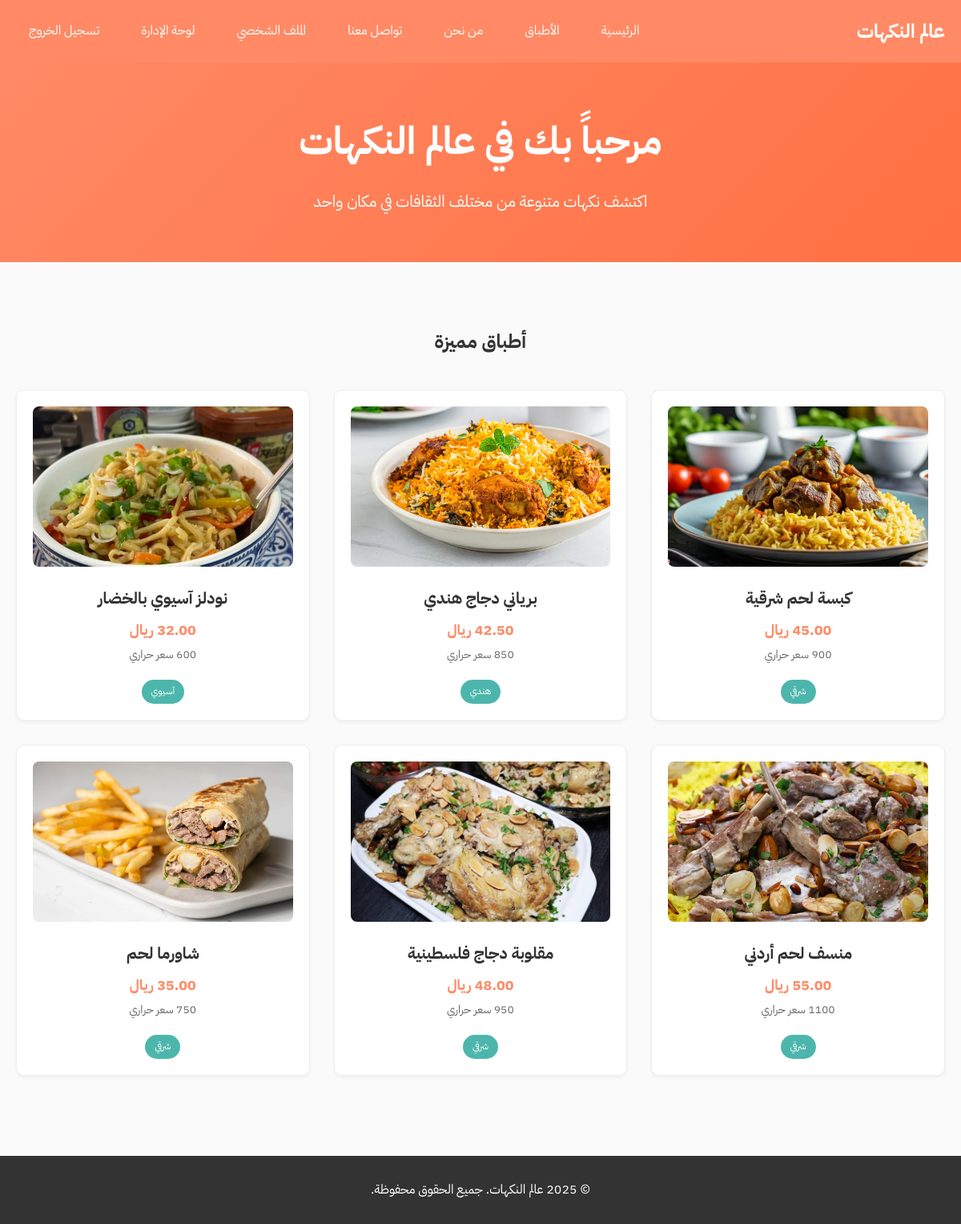
The page / (signed in) on the database its author committed.
### tables this page shows
CREATE TABLE IF NOT EXISTS dishes (
    id INT AUTO_INCREMENT PRIMARY KEY,
    name VARCHAR(150) NOT NULL,
    price DECIMAL(8,2) NOT NULL,
    calories INT NOT NULL,
    cuisine_type VARCHAR(50) NOT NULL,
    description TEXT,
    image VARCHAR(255),
    created_at DATETIME DEFAULT CURRENT_TIMESTAMP
);

### index.php (the view, shortened to what this page needs)
<?php
require_once 'database.php';
$stmt = $pdo->query("SELECT * FROM dishes ORDER BY created_at DESC LIMIT 6");
$featured_dishes = $stmt->fetchAll();
?>
<!DOCTYPE html>
<html lang="ar" dir="rtl">
<head>
    <link rel="stylesheet" href="assets/css/style.css">
</head>
<body>
    <header>
        <nav>
            <div class="logo">عالم النكهات</div>
            <ul>
                <li><a href="index.php">الرئيسية</a></li>
                <li><a href="content.php">الأطباق</a></li>
                <li><a href="about.php">من نحن</a></li>
                <li><a href="contact.php">تواصل معنا</a></li>
                <?php if (isset($_SESSION['user_id'])): ?>
                    <li><a href="profile.php">الملف الشخصي</a></li>
                    <?php if ($_SESSION['username'] === 'admin'): ?>
                        <li><a href="admin/index.php">لوحة الإدارة</a></li>
                    <?php endif; ?>
                    <li><a href="logout.php">تسجيل الخروج</a></li>
                <?php else: ?>
                    <li><a href="login.php">تسجيل الدخول</a></li>
                    <li><a href="register.php">إنشاء حساب</a></li>
                <?php endif; ?>
            </ul>
        </nav>
    </header>
    <div class="hero">
        <h1>مرحباً بك في عالم النكهات</h1>
        <p>اكتشف نكهات متنوعة من مختلف الثقافات في مكان واحد</p>
    </div>
    <div class="container">
        <h2 style="text-align: center; margin-bottom: 30px; color: #333;">أطباق مميزة</h2>
        <div class="dishes-grid">
            <?php foreach ($featured_dishes as $dish): ?>
                <div class="dish-card">
                    <img src="<?php echo htmlspecialchars($dish['image']); ?>" alt="<?php echo htmlspecialchars($dish['name']); ?>">
                    <div class="dish-name"><?php echo htmlspecialchars($dish['name']); ?></div>
                    <div class="dish-price"><?php echo number_format($dish['price'], 2); ?> ريال</div>
                    <div class="dish-calories"><?php echo $dish['calories']; ?> سعر حراري</div>
                    <span class="dish-type"><?php echo htmlspecialchars($dish['cuisine_type']); ?></span>
                </div>
            <?php endforeach; ?>
        </div>
    </div>
    <footer>
        <p>&copy; 2025 عالم النكهات. جميع الحقوق محفوظة.</p>
    </footer>
</body>
</html>

### assets/css/style.css (style rules this page uses)
* { margin: 0; padding: 0; box-sizing: border-box; }
body { font-family: 'IBM Plex Sans Arabic', sans-serif; background-color: #fafafa; color: #222; line-height: 1.6; }
header { background-color: #FF8A65; padding: 20px 0; color: #fff; box-shadow: 0 2px 4px rgba(0,0,0,0.1); }
nav { max-width: 1200px; margin: 0 auto; padding: 0 20px; display: flex; justify-content: space-between; align-items: center; flex-wrap: wrap; }
.logo { font-size: 24px; font-weight: bold; }
nav ul { list-style: none; display: flex; gap: 20px; flex-wrap: wrap; }
nav ul li a { color: #fff; text-decoration: none; padding: 8px 16px; border-radius: 5px; transition: background-color 0.2s; }
.container { max-width: 1200px; margin: 0 auto; padding: 40px 20px; }
.hero { text-align: center; padding: 60px 20px; background: linear-gradient(135deg, #FF8A65 0%, #FF7043 100%); color: #fff; margin-bottom: 40px; }
.hero h1 { font-size: 48px; margin-bottom: 20px; }
.hero p { font-size: 20px; max-width: 600px; margin: 0 auto; }
.dishes-grid { display: grid; grid-template-columns: repeat(auto-fill, minmax(280px, 1fr)); gap: 30px; margin-top: 40px; }
.dish-card { background: #fff; border: 1px solid #eee; border-radius: 10px; padding: 20px; text-align: center; transition: transform 0.2s, box-shadow 0.2s; box-shadow: 0 2px 4px rgba(0,0,0,0.05); }
.dish-card img { width: 100%; height: 200px; object-fit: cover; border-radius: 8px; margin-bottom: 15px; background-color: #f0f0f0; }
.dish-name { font-size: 20px; font-weight: bold; color: #333; margin-bottom: 10px; }
.dish-price { font-size: 18px; color: #FF8A65; font-weight: bold; margin-bottom: 5px; }
.dish-calories { font-size: 14px; color: #666; margin-bottom: 10px; }
.dish-type { display: inline-block; padding: 5px 12px; background-color: #4DB6AC; color: #fff; border-radius: 20px; font-size: 12px; margin-top: 10px; }
footer { background-color: #333; color: #fff; text-align: center; padding: 30px 20px; margin-top: 60px; }

### rows shown on the page
dishes: image (picture), name "كبسة لحم شرقية", cuisine_type "شرقي"
dishes: image (picture), name "برياني دجاج هندي", cuisine_type "هندي"
dishes: image (picture), name "نودلز آسيوي بالخضار", price "32.00", cuisine_type "آسيوي"
dishes: image (picture), name "منسف لحم أردني", cuisine_type "شرقي"
dishes: image (picture), name "مقلوبة دجاج فلسطينية", cuisine_type "شرقي"
dishes: image (picture), name "شاورما لحم", price "35.00", cuisine_type "شرقي"
